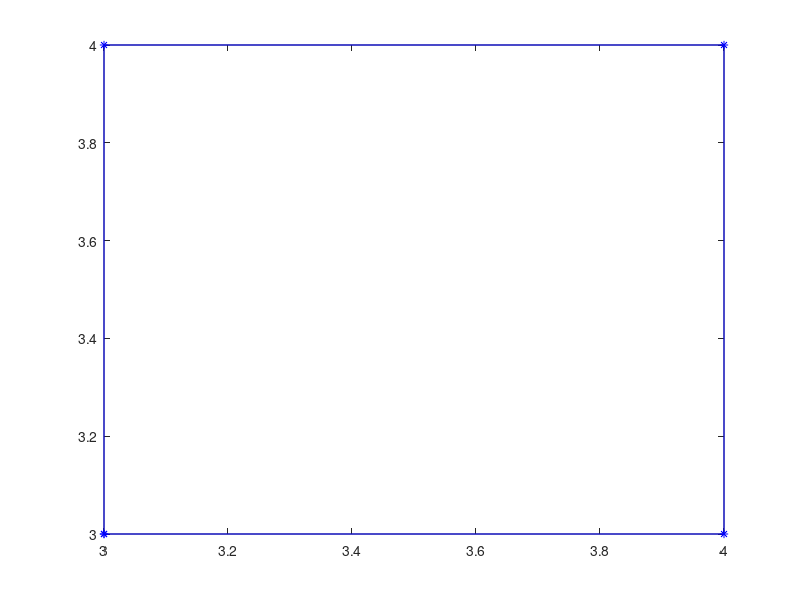

Recreate this plot in MATLAB. (Note: this script raises an error after producing the figure.)
d_x = 1; % howmuchever you want to translate in horizontal direction
d_y = 1; % howmuchever you want to translate in vertical direction
% create original box
% first row is horizontal and second row is vertical coordinates
my_pts = [3 3 4 4 3;3 4 4 3 3];
% Plot the box
figure(1)
plot(my_pts(1,1:end),my_pts(2,1:end),'b*-');
% write code here to create your 2D rotation matrix my_rot
my_rot = [];
% write code to create your Homogeneous 2D Translation matrix hom_trans using d_x & d_y
hom_trans = [];
% Perform Compound transformation
% write code to construct your 2D Homogeneous Rotation Matrix using my_rot and store the 
% result in hom_rot
% HINT: start with a 3x3 identity matrix and replace a part of it with my_rot to create hom_rot
hom_rot = [];
% write code to convert my_pts to the homogeneous system and store the result in 
% hom_my_pts
hom_my_pts = [];
% write code to perform in a single compound transformation: translation (hom_trans) 
% followed by rotation (hom_rot) on hom_my_pts, and store the result in trans_my_pts
trans_my_pts = [];
% Plot the transformed box (output) which has to be done in Cartesian, so...
% cut out the X, Y points and ignore the 3rd dimension
hold on
plot(trans_my_pts(1,1:end),trans_my_pts(2,1:end),'r*-');
axis([2 8 -2 5]); % just to make the plot nicely visible
% Now, let us reverse the order of rotation and translation and compare
figure(2);
plot(my_pts(1,1:end),my_pts(2,1:end),'b*-');
 
% write code to perform in a single compound transformation: rotation followed by translation, 
% and store the result in trans_my_pts
trans_my_pts = [];
% Plot the Transformed box (output) which has to be done in Cartesian, so...
% cut out the X, Y points and ignore the 3rd dimension
hold on
plot(trans_my_pts(1,1:end),trans_my_pts(2,1:end),'r*-');
axis([2 8 -2 5]); % just to make the plot nicely visible